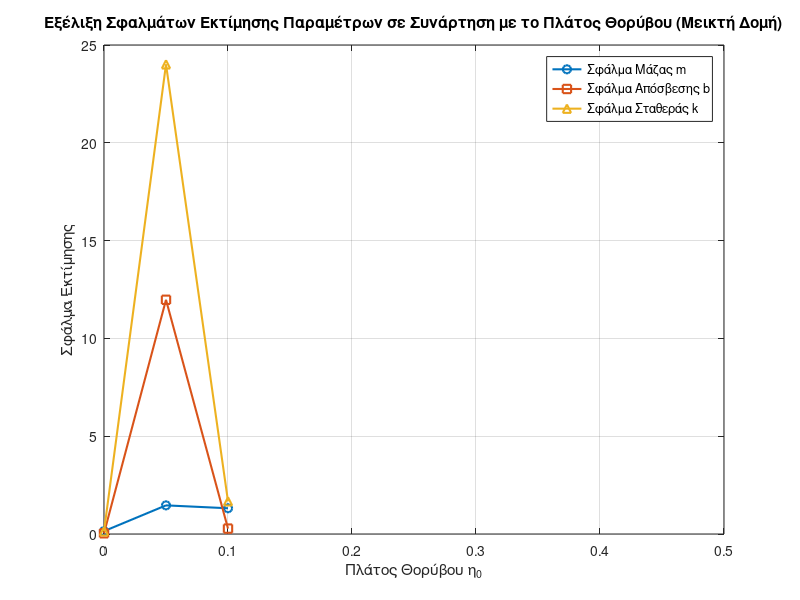

MATLAB code to generate this figure:
clc; clear; close all;

% Πραγματικές παράμετροι
m_true = 1.315;
b_true = 0.225;
k_true = 0.725;

% Ρυθμίσεις προσομοίωσης
dt = 0.001;           
T = 20;               
t = 0:dt:T;
N = length(t);

% Είσοδος του συστήματος
u = 2.5 * sin(t);

% Διαφορετικές τιμές πλάτους θορύβου
eta0_values = 0:0.05:0.5;   
num_cases = length(eta0_values);

% Πίνακες για αποθήκευση σφαλμάτων
error_m = zeros(1, num_cases);
error_b = zeros(1, num_cases);
error_k = zeros(1, num_cases);

% === Βρόχος για κάθε πλάτος θορύβου ===
for j = 1:num_cases
    eta0 = eta0_values(j);
    f0 = 20;  % Συχνότητα θορύβου
    eta = eta0 * sin(2*pi*f0*t);  % Θόρυβος

    % --- Πραγματικό σύστημα ---
    x = zeros(1, N); dx = zeros(1, N); ddx = zeros(1, N);
    x(1) = 0; dx(1) = 0;
    for i = 1:N-1
        ddx(i) = (1/m_true)*(u(i) - b_true*dx(i) - k_true*x(i));
        dx(i+1) = dx(i) + dt * ddx(i);
        x(i+1) = x(i) + dt * dx(i);
    end
    ddx(end) = ddx(end-1);

    % --- Θορυβώδη μέτρηση ---
    x_noise = x + eta;
    dx_noise = gradient(x_noise, dt);
    ddx_noise = gradient(dx_noise, dt);

    % --- Εκτιμητής Μεικτής Δομής ---
    theta_hat = zeros(3, N);
    theta_hat(:,1) = [0.1; 0.5; 0.7];  % Αρχικές εκτιμήσεις
    gamma = 5;
    beta = 2;
    
    x_hat = zeros(1, N); dx_hat = zeros(1, N);

    for i = 1:N-1
        phi = [-dx_noise(i); -x_noise(i); u(i)];
        ddx_hat = phi' * theta_hat(:, i);
        e_ddx = ddx_noise(i) - ddx_hat;
        e_x = x(i) - x_hat(i);

        theta_hat(:, i+1) = theta_hat(:, i) + gamma * (phi * e_ddx + beta * phi * e_x) * dt;
        
        % Ανακατασκευή κίνησης
        m_hat_i = 1/theta_hat(3,i);
        b_hat_i = theta_hat(1,i)/theta_hat(3,i);
        k_hat_i = theta_hat(2,i)/theta_hat(3,i);

        ddx_hat_model = (1/m_hat_i)*(u(i) - b_hat_i*dx_hat(i) - k_hat_i*x_hat(i));
        dx_hat(i+1) = dx_hat(i) + dt*ddx_hat_model;
        x_hat(i+1) = x_hat(i) + dt*dx_hat(i+1);
    end

    % --- Ανάκτηση φυσικών παραμέτρων ---
    m_hat = 1 ./ theta_hat(3,:);
    b_hat = theta_hat(1,:) ./ theta_hat(3,:);
    k_hat = theta_hat(2,:) ./ theta_hat(3,:);

    % --- Υπολογισμός σφαλμάτων στο τέλος της προσομοίωσης ---
    error_m(j) = abs(m_true - m_hat(end));
    error_b(j) = abs(b_true - b_hat(end));
    error_k(j) = abs(k_true - k_hat(end));
end

% === Διάγραμμα Σφαλμάτων ===

figure;
plot(eta0_values, error_m, '-o', 'LineWidth', 1.5); hold on;
plot(eta0_values, error_b, '-s', 'LineWidth', 1.5);
plot(eta0_values, error_k, '-^', 'LineWidth', 1.5);
grid on;
xlabel('Πλάτος Θορύβου \eta_0');
ylabel('Σφάλμα Εκτίμησης');
title('Εξέλιξη Σφαλμάτων Εκτίμησης Παραμέτρων σε Συνάρτηση με το Πλάτος Θορύβου (Μεικτή Δομή)');
legend('Σφάλμα Μάζας m', 'Σφάλμα Απόσβεσης b', 'Σφάλμα Σταθεράς k');
